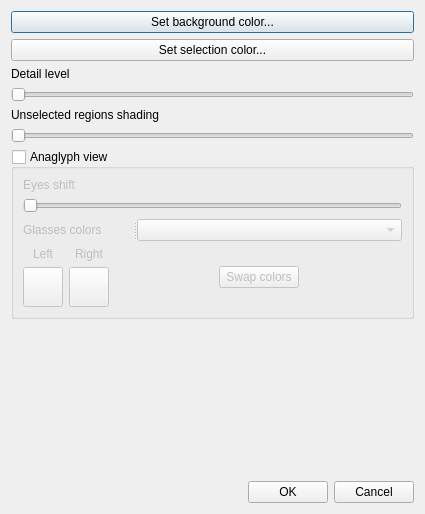
<?xml version="1.0" encoding="UTF-8"?>
<ui version="4.0">
 <class>SettingsDialog</class>
 <widget class="QDialog" name="SettingsDialog">
  <property name="geometry">
   <rect>
    <x>0</x>
    <y>0</y>
    <width>425</width>
    <height>514</height>
   </rect>
  </property>
  <property name="windowTitle">
   <string>Settings</string>
  </property>
  <property name="Size" stdset="0">
   <string notr="true">10</string>
  </property>
  <layout class="QGridLayout" name="gridLayout_2">
   <item row="0" column="0" colspan="2">
    <layout class="QVBoxLayout" name="verticalLayout_3">
     <item>
      <widget class="QPushButton" name="setBackgroundColorButton">
       <property name="sizePolicy">
        <sizepolicy hsizetype="Expanding" vsizetype="Fixed">
         <horstretch>0</horstretch>
         <verstretch>0</verstretch>
        </sizepolicy>
       </property>
       <property name="text">
        <string>Set background color...</string>
       </property>
      </widget>
     </item>
     <item>
      <widget class="QPushButton" name="setSelectionColorButton">
       <property name="sizePolicy">
        <sizepolicy hsizetype="Expanding" vsizetype="Fixed">
         <horstretch>0</horstretch>
         <verstretch>0</verstretch>
        </sizepolicy>
       </property>
       <property name="text">
        <string>Set selection color...</string>
       </property>
      </widget>
     </item>
     <item>
      <layout class="QVBoxLayout" name="verticalLayout">
       <item>
        <widget class="QLabel" name="label">
         <property name="text">
          <string>Detail level</string>
         </property>
        </widget>
       </item>
       <item>
        <widget class="QSlider" name="renderDetailLevelSlider">
         <property name="minimum">
          <number>50</number>
         </property>
         <property name="maximum">
          <number>200</number>
         </property>
         <property name="orientation">
          <enum>Qt::Horizontal</enum>
         </property>
        </widget>
       </item>
      </layout>
     </item>
     <item>
      <layout class="QVBoxLayout" name="verticalLayout_2">
       <item>
        <widget class="QLabel" name="shadingLabel">
         <property name="text">
          <string>Unselected regions shading</string>
         </property>
        </widget>
       </item>
       <item>
        <widget class="QSlider" name="shadingSlider">
         <property name="orientation">
          <enum>Qt::Horizontal</enum>
         </property>
        </widget>
       </item>
      </layout>
     </item>
    </layout>
   </item>
   <item row="2" column="1">
    <spacer name="verticalSpacer">
     <property name="orientation">
      <enum>Qt::Vertical</enum>
     </property>
     <property name="sizeHint" stdset="0">
      <size>
       <width>20</width>
       <height>40</height>
      </size>
     </property>
    </spacer>
   </item>
   <item row="3" column="0">
    <spacer name="horizontalSpacer_2">
     <property name="orientation">
      <enum>Qt::Horizontal</enum>
     </property>
     <property name="sizeHint" stdset="0">
      <size>
       <width>111</width>
       <height>22</height>
      </size>
     </property>
    </spacer>
   </item>
   <item row="3" column="1">
    <layout class="QHBoxLayout" name="horizontalLayout">
     <item>
      <widget class="QPushButton" name="okButton">
       <property name="text">
        <string>OK</string>
       </property>
      </widget>
     </item>
     <item>
      <widget class="QPushButton" name="cancelButton">
       <property name="text">
        <string>Cancel</string>
       </property>
      </widget>
     </item>
    </layout>
   </item>
   <item row="1" column="0" colspan="2">
    <widget class="QGroupBox" name="anaglyphViewGroupBox">
     <property name="minimumSize">
      <size>
       <width>0</width>
       <height>0</height>
      </size>
     </property>
     <property name="title">
      <string>Anaglyph view</string>
     </property>
     <property name="checkable">
      <bool>true</bool>
     </property>
     <property name="checked">
      <bool>false</bool>
     </property>
     <layout class="QGridLayout" name="gridLayout_4">
      <item row="0" column="0">
       <layout class="QVBoxLayout" name="verticalLayout_4">
        <item>
         <widget class="QLabel" name="label_2">
          <property name="text">
           <string>Eyes shift</string>
          </property>
         </widget>
        </item>
        <item>
         <widget class="QSlider" name="eyesShiftSlider">
          <property name="minimum">
           <number>0</number>
          </property>
          <property name="maximum">
           <number>199</number>
          </property>
          <property name="value">
           <number>0</number>
          </property>
          <property name="orientation">
           <enum>Qt::Horizontal</enum>
          </property>
         </widget>
        </item>
       </layout>
      </item>
      <item row="1" column="0">
       <widget class="QSplitter" name="splitter">
        <property name="orientation">
         <enum>Qt::Horizontal</enum>
        </property>
        <widget class="QLabel" name="glassesColorLabel">
         <property name="sizePolicy">
          <sizepolicy hsizetype="Fixed" vsizetype="Preferred">
           <horstretch>0</horstretch>
           <verstretch>0</verstretch>
          </sizepolicy>
         </property>
         <property name="minimumSize">
          <size>
           <width>110</width>
           <height>0</height>
          </size>
         </property>
         <property name="maximumSize">
          <size>
           <width>110</width>
           <height>16777215</height>
          </size>
         </property>
         <property name="text">
          <string>Glasses colors</string>
         </property>
        </widget>
        <widget class="QComboBox" name="glassesColorSchemeComboBox">
         <property name="sizePolicy">
          <sizepolicy hsizetype="Expanding" vsizetype="Fixed">
           <horstretch>0</horstretch>
           <verstretch>0</verstretch>
          </sizepolicy>
         </property>
         <property name="minimumSize">
          <size>
           <width>130</width>
           <height>0</height>
          </size>
         </property>
        </widget>
       </widget>
      </item>
      <item row="2" column="0">
       <layout class="QHBoxLayout" name="horizontalLayout_2">
        <item>
         <layout class="QGridLayout" name="gridLayout">
          <item row="0" column="0">
           <widget class="QLabel" name="leftEyeColorLabel">
            <property name="layoutDirection">
             <enum>Qt::LeftToRight</enum>
            </property>
            <property name="text">
             <string>Left</string>
            </property>
            <property name="alignment">
             <set>Qt::AlignCenter</set>
            </property>
           </widget>
          </item>
          <item row="0" column="1">
           <widget class="QLabel" name="rightEyeColorLabel">
            <property name="text">
             <string>Right</string>
            </property>
            <property name="alignment">
             <set>Qt::AlignCenter</set>
            </property>
           </widget>
          </item>
          <item row="1" column="0">
           <widget class="QPushButton" name="leftEyeColorChangeButton">
            <property name="sizePolicy">
             <sizepolicy hsizetype="Minimum" vsizetype="Preferred">
              <horstretch>0</horstretch>
              <verstretch>0</verstretch>
             </sizepolicy>
            </property>
            <property name="minimumSize">
             <size>
              <width>40</width>
              <height>40</height>
             </size>
            </property>
            <property name="text">
             <string/>
            </property>
            <property name="autoDefault">
             <bool>false</bool>
            </property>
            <property name="flat">
             <bool>false</bool>
            </property>
           </widget>
          </item>
          <item row="1" column="1">
           <widget class="QPushButton" name="rightEyeColorChangeButton">
            <property name="minimumSize">
             <size>
              <width>40</width>
              <height>40</height>
             </size>
            </property>
            <property name="text">
             <string/>
            </property>
            <property name="autoDefault">
             <bool>false</bool>
            </property>
            <property name="default">
             <bool>false</bool>
            </property>
            <property name="flat">
             <bool>false</bool>
            </property>
           </widget>
          </item>
         </layout>
        </item>
        <item>
         <layout class="QGridLayout" name="gridLayout_3">
          <item row="0" column="1">
           <spacer name="verticalSpacer_4">
            <property name="orientation">
             <enum>Qt::Vertical</enum>
            </property>
            <property name="sizeHint" stdset="0">
             <size>
              <width>72</width>
              <height>13</height>
             </size>
            </property>
           </spacer>
          </item>
          <item row="1" column="0">
           <spacer name="horizontalSpacer">
            <property name="orientation">
             <enum>Qt::Horizontal</enum>
            </property>
            <property name="sizeHint" stdset="0">
             <size>
              <width>40</width>
              <height>20</height>
             </size>
            </property>
           </spacer>
          </item>
          <item row="1" column="1">
           <widget class="QPushButton" name="swapColorsButton">
            <property name="sizePolicy">
             <sizepolicy hsizetype="Minimum" vsizetype="Maximum">
              <horstretch>0</horstretch>
              <verstretch>0</verstretch>
             </sizepolicy>
            </property>
            <property name="text">
             <string>Swap colors</string>
            </property>
            <property name="autoDefault">
             <bool>false</bool>
            </property>
           </widget>
          </item>
          <item row="1" column="2">
           <spacer name="horizontalSpacer_3">
            <property name="orientation">
             <enum>Qt::Horizontal</enum>
            </property>
            <property name="sizeHint" stdset="0">
             <size>
              <width>40</width>
              <height>20</height>
             </size>
            </property>
           </spacer>
          </item>
          <item row="2" column="1">
           <spacer name="verticalSpacer_3">
            <property name="orientation">
             <enum>Qt::Vertical</enum>
            </property>
            <property name="sizeHint" stdset="0">
             <size>
              <width>72</width>
              <height>13</height>
             </size>
            </property>
           </spacer>
          </item>
         </layout>
        </item>
       </layout>
      </item>
     </layout>
    </widget>
   </item>
  </layout>
 </widget>
 <tabstops>
  <tabstop>setBackgroundColorButton</tabstop>
  <tabstop>setSelectionColorButton</tabstop>
  <tabstop>renderDetailLevelSlider</tabstop>
  <tabstop>shadingSlider</tabstop>
  <tabstop>anaglyphViewGroupBox</tabstop>
  <tabstop>eyesShiftSlider</tabstop>
  <tabstop>glassesColorSchemeComboBox</tabstop>
  <tabstop>leftEyeColorChangeButton</tabstop>
  <tabstop>rightEyeColorChangeButton</tabstop>
  <tabstop>swapColorsButton</tabstop>
  <tabstop>okButton</tabstop>
  <tabstop>cancelButton</tabstop>
 </tabstops>
 <resources/>
 <connections>
  <connection>
   <sender>setBackgroundColorButton</sender>
   <signal>clicked()</signal>
   <receiver>SettingsDialog</receiver>
   <slot>sl_setBackgroundColor()</slot>
   <hints>
    <hint type="sourcelabel">
     <x>155</x>
     <y>27</y>
    </hint>
    <hint type="destinationlabel">
     <x>137</x>
     <y>62</y>
    </hint>
   </hints>
  </connection>
  <connection>
   <sender>setSelectionColorButton</sender>
   <signal>clicked()</signal>
   <receiver>SettingsDialog</receiver>
   <slot>sl_setSelectionColor()</slot>
   <hints>
    <hint type="sourcelabel">
     <x>155</x>
     <y>52</y>
    </hint>
    <hint type="destinationlabel">
     <x>137</x>
     <y>62</y>
    </hint>
   </hints>
  </connection>
  <connection>
   <sender>renderDetailLevelSlider</sender>
   <signal>sliderMoved(int)</signal>
   <receiver>SettingsDialog</receiver>
   <slot>sl_setRenderDetailLevel()</slot>
   <hints>
    <hint type="sourcelabel">
     <x>173</x>
     <y>105</y>
    </hint>
    <hint type="destinationlabel">
     <x>137</x>
     <y>100</y>
    </hint>
   </hints>
  </connection>
  <connection>
   <sender>eyesShiftSlider</sender>
   <signal>sliderMoved(int)</signal>
   <receiver>SettingsDialog</receiver>
   <slot>sl_setEyesShift()</slot>
   <hints>
    <hint type="sourcelabel">
     <x>102</x>
     <y>229</y>
    </hint>
    <hint type="destinationlabel">
     <x>125</x>
     <y>179</y>
    </hint>
   </hints>
  </connection>
  <connection>
   <sender>anaglyphViewGroupBox</sender>
   <signal>clicked()</signal>
   <receiver>SettingsDialog</receiver>
   <slot>sl_setAnaglyph()</slot>
   <hints>
    <hint type="sourcelabel">
     <x>125</x>
     <y>256</y>
    </hint>
    <hint type="destinationlabel">
     <x>125</x>
     <y>179</y>
    </hint>
   </hints>
  </connection>
  <connection>
   <sender>glassesColorSchemeComboBox</sender>
   <signal>currentIndexChanged(int)</signal>
   <receiver>SettingsDialog</receiver>
   <slot>sl_setGlassesColorScheme()</slot>
   <hints>
    <hint type="sourcelabel">
     <x>209</x>
     <y>255</y>
    </hint>
    <hint type="destinationlabel">
     <x>134</x>
     <y>233</y>
    </hint>
   </hints>
  </connection>
  <connection>
   <sender>leftEyeColorChangeButton</sender>
   <signal>clicked()</signal>
   <receiver>SettingsDialog</receiver>
   <slot>sl_setLeftEyeColor()</slot>
   <hints>
    <hint type="sourcelabel">
     <x>59</x>
     <y>315</y>
    </hint>
    <hint type="destinationlabel">
     <x>134</x>
     <y>233</y>
    </hint>
   </hints>
  </connection>
  <connection>
   <sender>rightEyeColorChangeButton</sender>
   <signal>clicked()</signal>
   <receiver>SettingsDialog</receiver>
   <slot>sl_setRightEyeColor()</slot>
   <hints>
    <hint type="sourcelabel">
     <x>105</x>
     <y>315</y>
    </hint>
    <hint type="destinationlabel">
     <x>134</x>
     <y>233</y>
    </hint>
   </hints>
  </connection>
  <connection>
   <sender>swapColorsButton</sender>
   <signal>clicked()</signal>
   <receiver>SettingsDialog</receiver>
   <slot>sl_swapColors()</slot>
   <hints>
    <hint type="sourcelabel">
     <x>276</x>
     <y>297</y>
    </hint>
    <hint type="destinationlabel">
     <x>134</x>
     <y>233</y>
    </hint>
   </hints>
  </connection>
  <connection>
   <sender>shadingSlider</sender>
   <signal>sliderMoved(int)</signal>
   <receiver>SettingsDialog</receiver>
   <slot>sl_setShadingLevel()</slot>
   <hints>
    <hint type="sourcelabel">
     <x>148</x>
     <y>143</y>
    </hint>
    <hint type="destinationlabel">
     <x>145</x>
     <y>194</y>
    </hint>
   </hints>
  </connection>
  <connection>
   <sender>okButton</sender>
   <signal>clicked()</signal>
   <receiver>SettingsDialog</receiver>
   <slot>accept()</slot>
   <hints>
    <hint type="sourcelabel">
     <x>173</x>
     <y>377</y>
    </hint>
    <hint type="destinationlabel">
     <x>20</x>
     <y>358</y>
    </hint>
   </hints>
  </connection>
  <connection>
   <sender>cancelButton</sender>
   <signal>clicked()</signal>
   <receiver>SettingsDialog</receiver>
   <slot>reject()</slot>
   <hints>
    <hint type="sourcelabel">
     <x>269</x>
     <y>369</y>
    </hint>
    <hint type="destinationlabel">
     <x>89</x>
     <y>364</y>
    </hint>
   </hints>
  </connection>
 </connections>
 <slots>
  <slot>sl_setBackgroundColor()</slot>
  <slot>sl_setSelectionColor()</slot>
  <slot>sl_setAtomSize()</slot>
  <slot>sl_setRenderDetailLevel()</slot>
  <slot>sl_setAnaglyph()</slot>
  <slot>sl_setGlassesColorScheme()</slot>
  <slot>sl_setLeftEyeColor()</slot>
  <slot>sl_setRightEyeColor()</slot>
  <slot>sl_swapColors()</slot>
  <slot>sl_setEyesShift()</slot>
 </slots>
</ui>
